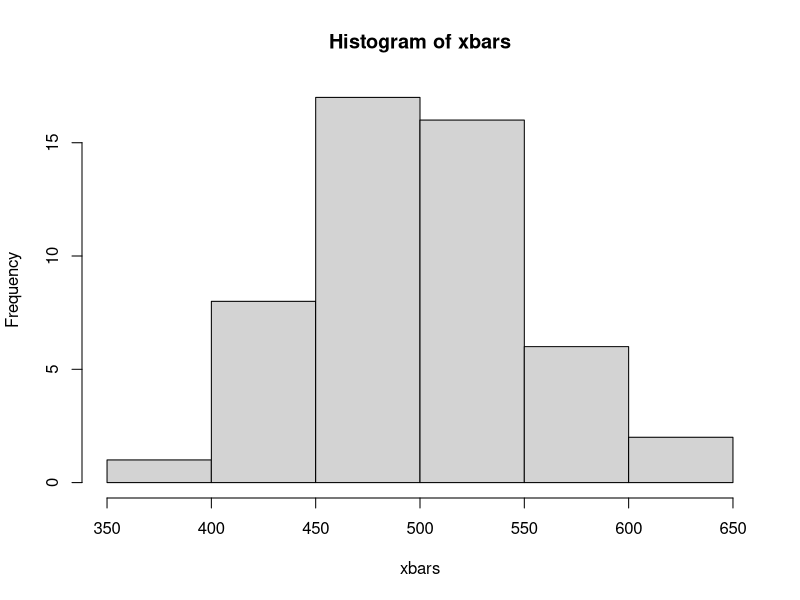
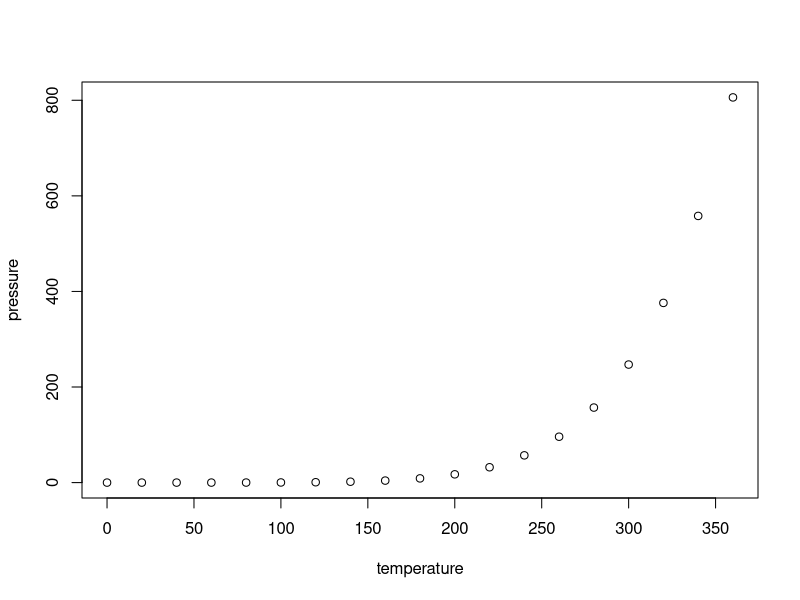

Write R code to recreate these figures, in order.
## ---- chunk 1
a<-1:999
n<-30
i<-50
var_a<-var(a)*((n-1)/n)
sd_a<-sqrt(var_a)
## ---- chunk 2
xbars<-vector()
xbars<-sapply(1:i, function(x) xbars[x]=mean((sample(a, n, replace=F))))
## ---- chunk 3
knitr::opts_chunk$set(fig.width=4, fig.height=3) 
## ---- chunk 4
#| label: fig-test
#| fig-cap: "표본평균의 히스토그램"
hist(xbars)
## ---- chunk 5
lbound=mean(a)-2*sqrt(var_a/n)
ubound=mean(a)+2*sqrt(var_a/n)
## ---- chunk 6
summary(cars)
## ---- chunk 7
#| label: fig-test2
#| fig-cap: Pressure
plot(pressure)
